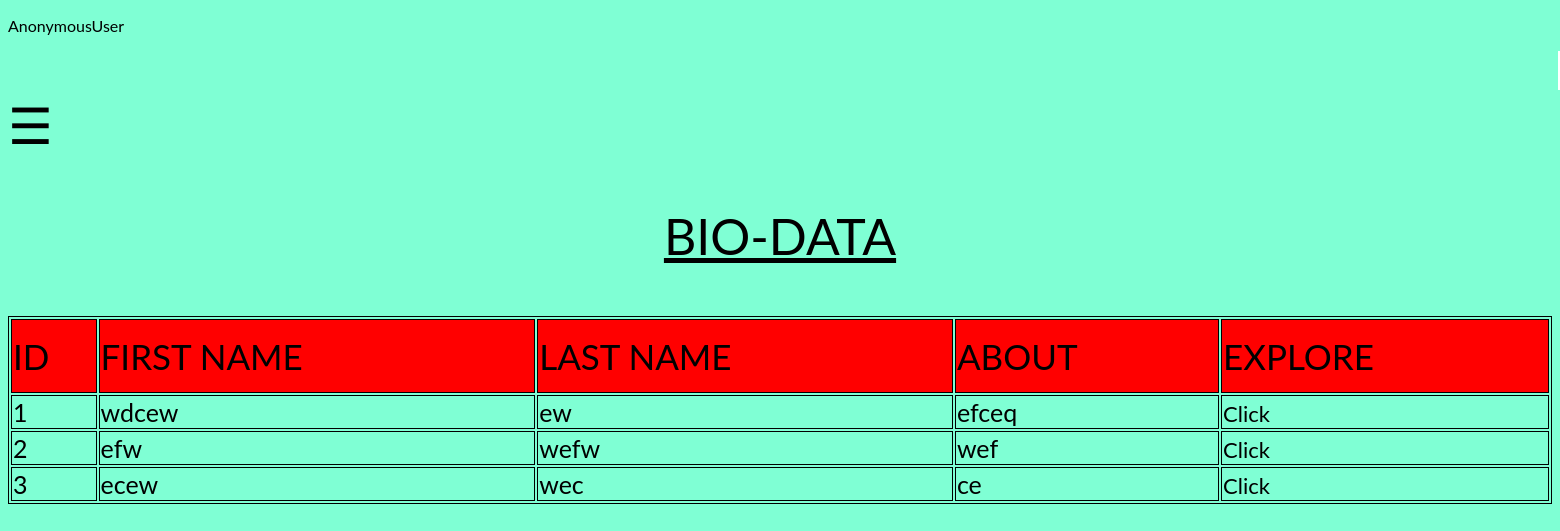
The page /your_applicant/ on the database as committed earlier.
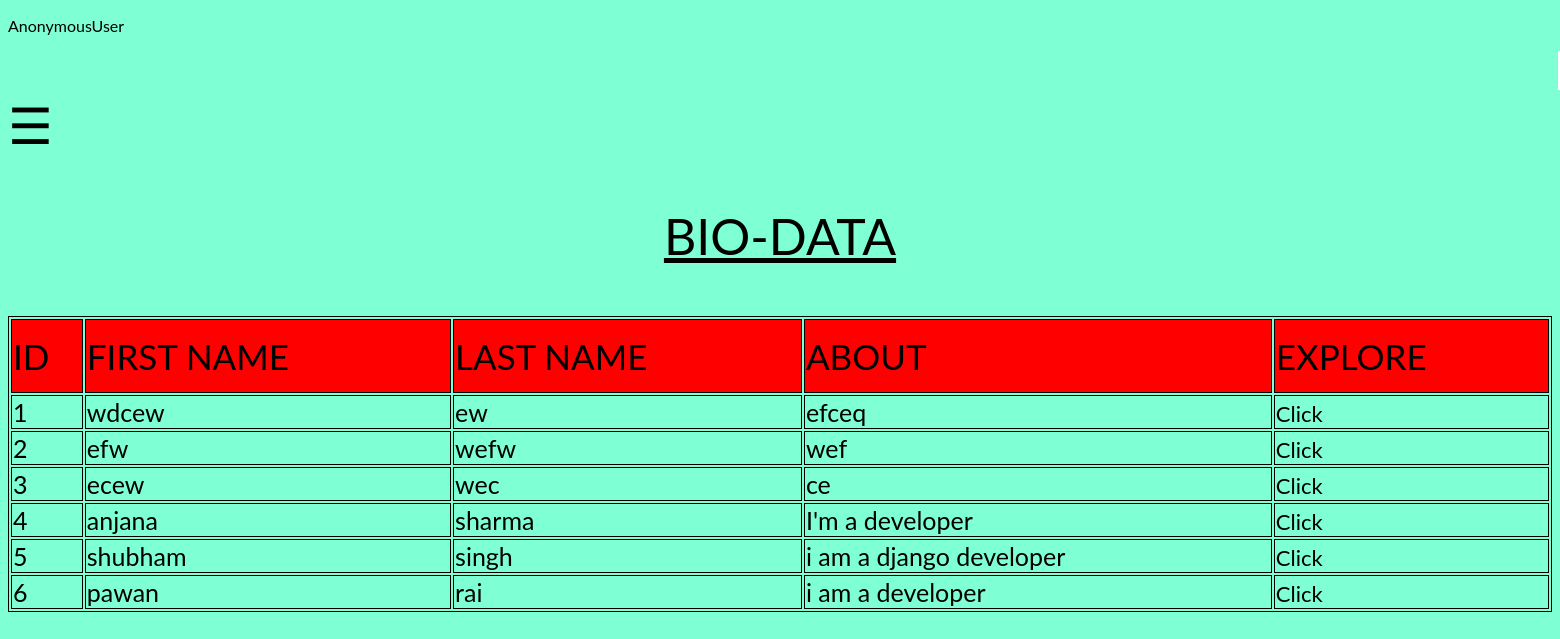
The same page on the database as committed later.
### app1/models.py (models this page shows)
class BASIC_DATA(models.Model):
    id = models.AutoField(primary_key=True)
    first_name = models.CharField(max_length=100)
    last_name = models.CharField(max_length=100)
    father_name = models.CharField(max_length= 200)
    mother_name=models.CharField(max_length=200, default='')
    about_you = models.TextField()
    profile = models.FileField(upload_to="profile_images/")

### app1/views.py (the view)
# urls.py: path('your_applicant/', views.your_applicant, name="your_applicant"),
def your_applicant(request):
    data=BASIC_DATA.objects.all()
    return render(request,'your_applicant.html',{'all_data':data})

### templates/your_applicant.html
{% extends "home.html" %}
    {% block content %}
    <p style="text-align:center;font-size: 50px; text-shadow:3px;"><u>BIO-DATA</u></p>
    <table style="width:100%">
        <tr>
            <td style="background-color:red;height:70px;font-size:35px;">ID</td>
            <td style="background-color:red ;height:70px;font-size:35px;">FIRST NAME</td>
            <td style="background-color:red ;height:70px;font-size:35px;">LAST NAME</td>
            <td style="background-color:red ;height:70px;font-size:35px;">ABOUT</td>
            <td style="background-color:red ;height:70px;font-size:35px;">EXPLORE</td>
        </tr>
    {%for data in all_data%}
            <tr>
                <td>{{data.id}}</td>
                <td>{{data.first_name}}</td>
                <td>{{data.last_name}}</td>
                <td>{{data.about_you}}</td>
                <td><a href="{% url 'about' data.id%}">Click</a></td>
            </tr>
        {%endfor%}
        </table>
 {%endblock%}

Rows that differ between the two databases and show on the page:
added BASIC_DATA: id "4", first_name "anjana", last_name "sharma", about_you "I'm a developer"
added BASIC_DATA: id "5", first_name "shubham", last_name "singh", about_you "i am a django developer"
added BASIC_DATA: id "6", first_name "pawan", last_name "rai", about_you "i am a developer"
